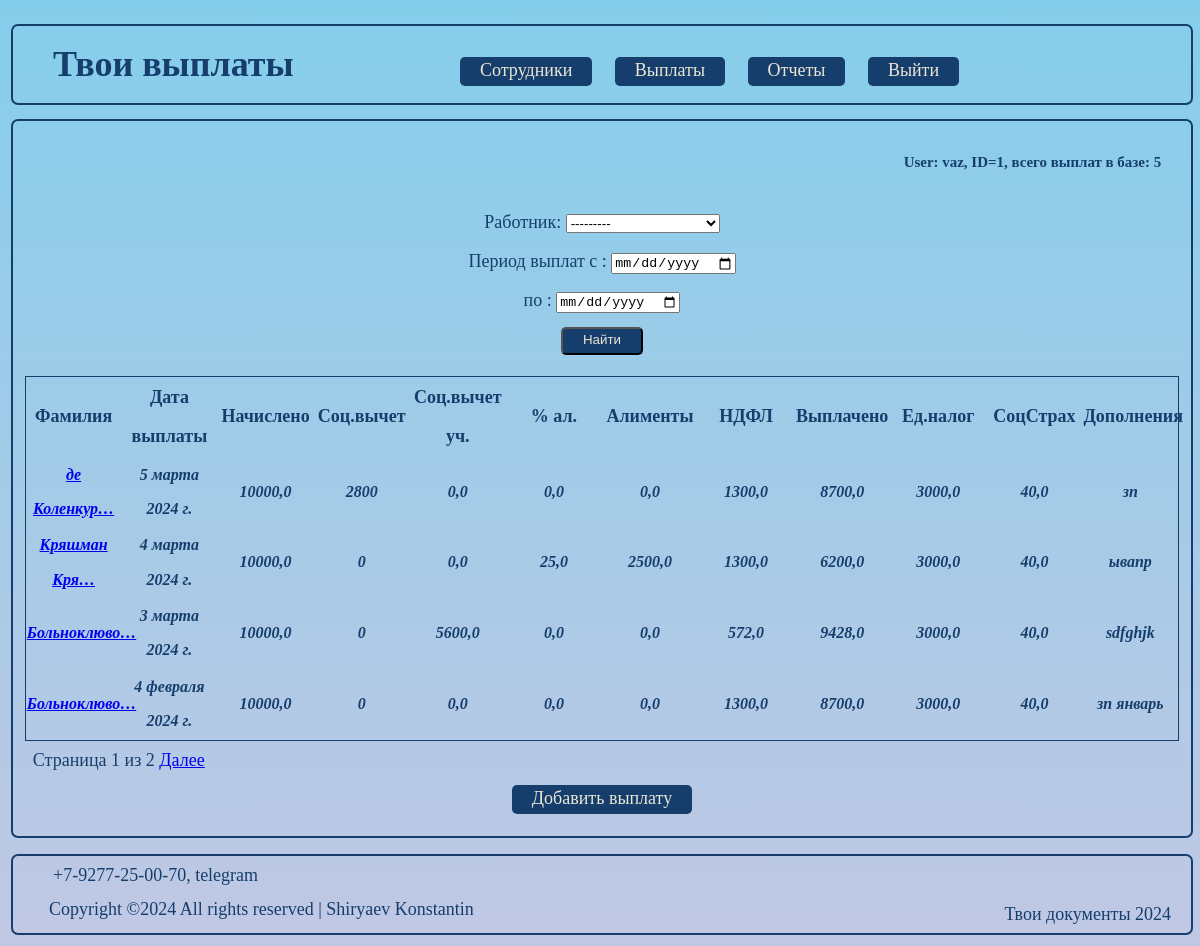
The app's page /charge (signed in), older data.
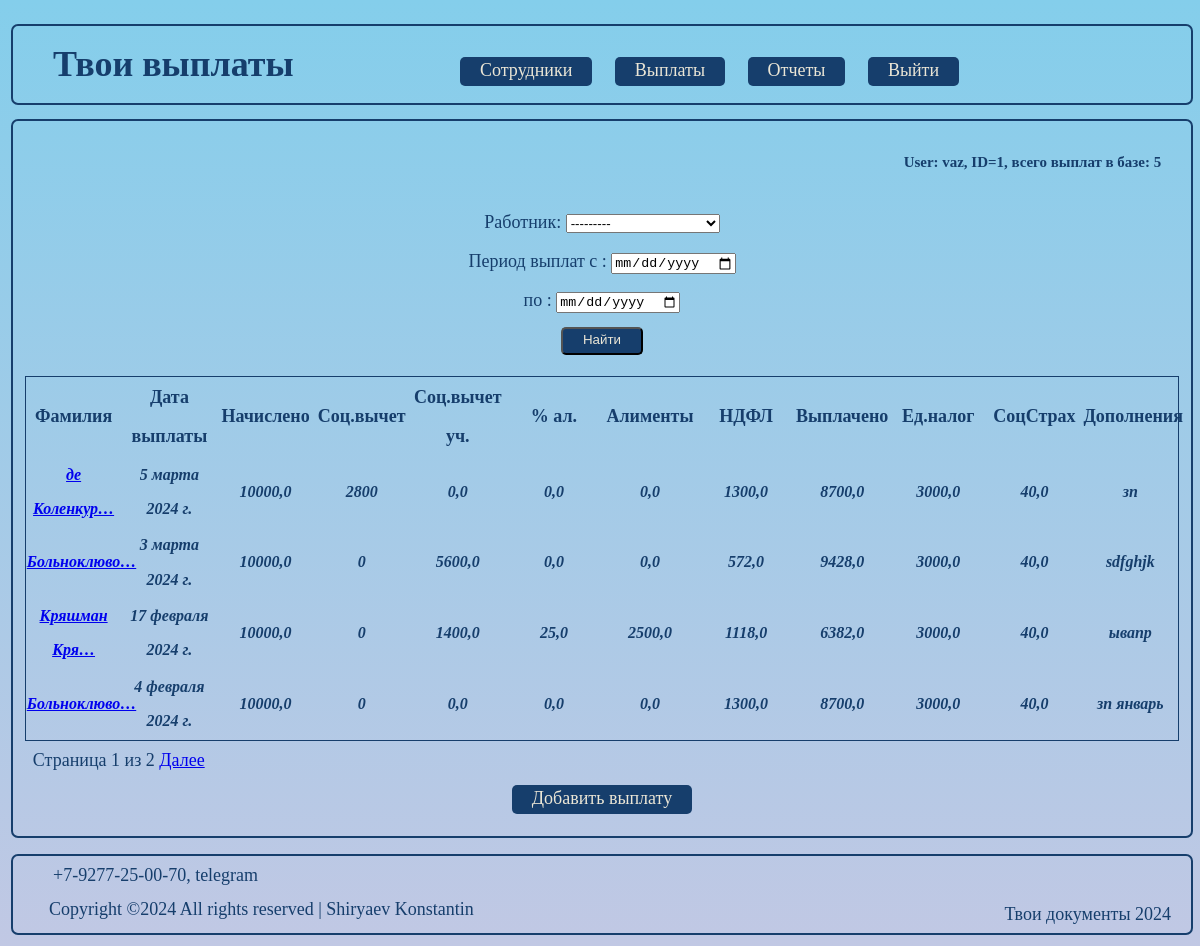
The same page, newer data.
### taxes/models.py (models this page shows, shortened)
class Accruals_and_taxes(models.Model):
    worker = models.ForeignKey(Staff, on_delete=models.CASCADE, verbose_name='Работник')
    payment_date = models.DateField(verbose_name='Дата выплаты')
    reporting_date = models.DateField(verbose_name='Дата начисления', default=default_datetime, blank= True,null=True)
    accrued = models.FloatField(verbose_name='Начислено')
    social_ded = models.FloatField(default=0, verbose_name='Соц.вычет уч.')
    alimony = models.FloatField(default=0, verbose_name='Алименты в %')
    description = models.TextField(blank=True, verbose_name='Описание')
    class Meta:
        verbose_name = 'Начисления'
    def social_deductions(self):
        dependents = self.worker.dependents
        if dependents <= 2:
            return dependents * 1400
        elif dependents >= 3:
            return 2800 + (3000 * int(dependents - 2))
        else:
            return dependents == 0
    def income_tax(self):
        accrued = self.accrued
        social_ded = self.social_ded
        return (accrued - social_ded) * 0.13
    def alimony_tax(self):
        accrued = self.accrued
        alimony = self.alimony
        return accrued * alimony * 0.01
    def salary(self):
        accrued = self.accrued
        alimony_tax = self.alimony_tax()
        income_tax = self.income_tax()
        return accrued - (alimony_tax + income_tax)
    def single_tax(self):
        accrued = self.accrued
        return accrued * 0.3
    def injury_insurance(self):
        accrued = self.accrued
        return accrued * 0.004
    class Meta:
        verbose_name = 'Выплата'
        verbose_name_plural = 'Выплаты'

class Staff(models.Model):
    author = models.ForeignKey(User, on_delete=models.CASCADE, verbose_name='Компания')
    surname = models.CharField(max_length=24, verbose_name='Фамилия')
    name = models.CharField(max_length=24, verbose_name='Имя')
    patronimic = models.CharField(max_length=24, blank=True, verbose_name='Отчество')
    ITN = models.PositiveBigIntegerField(unique=True, validators=[MaxValueValidator(999999999999)], verbose_name='ИНН')
    post = models.CharField(max_length=24, verbose_name='Должность')
    dependents = models.IntegerField(default=0, verbose_name='Иждивенцы')
    employment_date = models.DateField(null=True, verbose_name='Дата приёма')
    description = models.TextField(max_length=150, blank=True, verbose_name='Описание')
    class Meta:
        ordering = ['surname']
        indexes = [
            models.Index(fields=['surname']),
            ]
        verbose_name = 'Сотрудники'
        verbose_name_plural = 'Персонал'
    def __str__(self):
        return f'{self.surname} {self.name}'

### taxes/views.py (the view)
# urls.py: path('charge', Pay_and_ChargesList.as_view(queryset=Accruals_and_taxes.objects.all().order_by('-payment_date', 'worker')), name='charge'),
class Pay_and_ChargesList(LoginRequiredMixin, ListView):
    model = Accruals_and_taxes
    template_name = 'pay_charges/pay_and_charges.html'
    context_object_name = 'accruals_and_taxes'
    filter_class = ChargesFilter
    paginate_by = 4
    def get_context_data(self, **kwargs):
        context = super().get_context_data(**kwargs)
        context['filter'] = ChargesFilter(self.request.GET, queryset=self.get_queryset())
        return context
    def get_queryset(self):
        self.filter = self.filter_class(self.request.GET, super().get_queryset())
        return self.filter.qs.all()

### taxes/templates/pay_charges/pay_and_charges.html
{% extends 'flatpages/default.html' %}
{% block content %}
<h5 class="title_1">User: {{ request.user.username }}, ID={{ request.user.id }}, всего выплат в базe: {{ paginator.count }}</h5>
   {% if accruals_and_taxes %}
<div class="search_1">
<form class="search-doc" method="GET">
 {{ filter.form }}
<div class="d-grid gap-3 col-3 btn-wrapper">
    <input type="submit" class="btn" value="Найти">
</div>
</form>
</div>
    <table class="table_blur">
        <thead>
           <tr>
               <th scope="col">Фамилия</th>
               <th scope="col">Дата выплаты</th>
               <th scope="col">Начислено</th>
               <th scope="col">Соц.вычет</th>
               <th scope="col">Соц.вычет уч.</th>
               <th scope="col">% ал.</th>
               <th scope="col">Алименты</th>
               <th scope="col">НДФЛ</th>
               <th scope="col">Выплачено</th>
               <th scope="col">Ед.налог</th>
               <th scope="col">СоцСтрах</th>
               <th scope="col">Дополнения</th>
            </tr>
        </thead>
        <tbody class="stab">
            {% for accruals_and_taxes in accruals_and_taxes %}
           <tr>
               <th scope="row">
                  <a href="{% url 'charges' accruals_and_taxes.id %}" class="link-dark">{{ accruals_and_taxes.worker|truncatechars:12 }}</a>
               </th>
               <th scope="row">{{ accruals_and_taxes.payment_date }}</th>
               <th scope="row">{{ accruals_and_taxes.accrued }}</th>
               <th scope="row">{{ accruals_and_taxes.social_deductions }}</th>
               <th scope="row">{{ accruals_and_taxes.social_ded }}</th>
               <th scope="row">{{ accruals_and_taxes.alimony }}</th>
               <th scope="row">{{ accruals_and_taxes.alimony_tax }}</th>
               <th scope="row">{{ accruals_and_taxes.income_tax }}</th>
               <th scope="row">{{ accruals_and_taxes.salary }}</th>
               <th scope="row">{{ accruals_and_taxes.single_tax }}</th>
               <th scope="row">{{ accruals_and_taxes.injury_insurance }}</th>
               <th scope="row">{{ accruals_and_taxes.description|truncatechars:12 }}</th>
            </tr>
           {% endfor %}
        </tbody>
    </table>
   {% else %}
       <h2 class="doc-none">Выплат нет!</h2>
   {% endif %}
   {% include "pagination.html" with page=page_obj %}
   <div class="btn-wrapper">
       <a class="btn" href="/char_create">Добавить выплату</a>
   </div >
{% endblock content %}

### taxes/templates/flatpages/default.html (shortened to what this page needs)
<!DOCTYPE html>
<html lang="ru">
	<head>
        {% load static %}
		<link href="{% static 'css/styles.css' %}" rel="stylesheet" />
    </head>
	<body>
		<div class="wrapper">
			<header>
				<div class="frame">
                    <div class="navbar-collapse">
                        <ul class="navbar-nav">
                            <li class="nav-item-first">
                                <a class="navbar-brand" href="#">
                                    {% if request.path|truncatechars:6 == "/char…" %}
                                        Твои выплаты
                                    {% elif request.path|truncatechars:6 == "/repo…" %}
                                        Твои отчеты
                                    {% elif request.path|truncatechars:6 == "/docu…" %}
                                        Твои документы
                                    {% else %}
                                        Твои сотрудники
                                    {% endif %}
                                </a>
                            </li>
                            <li class="nav-item"> <a class="btn" href="/">Сотрудники</a> </li>
                            <li class="nav-item"> <a class="btn" href="/charge">Выплаты</a> </li>
                            <li class="nav-item"> <a class="btn" href="/report">Отчеты</a> </li>
                            <li class="nav-item"> <a class="btn" href="{% url 'logout' %}">Выйти</a> </li>
                        </ul>
                    </div>
				</div>
			</header>
			<div class="frame_1">
				<div class="row">
                    {% block content %}
                    {% endblock content %}
                </div>
			</div>
			<footer>
				<div class="frame-2">
					<div class="footer">
						<div class="footer-1">+7-9277-25-00-70, telegram</div>
						<div class="footer-2">Твои документы {% now "Y" %}</div>
					</div>
					<div> <a style="position: relative; left: 2em; top: -5px">Copyright &copy;<script>document.write(new Date().getFullYear());</script> All rights reserved | Shiryaev Konstantin
                    </div>
                </div>
            </footer>
        </div>
    </body>
</html>

### taxes/templates/pagination.html (shortened to what this page needs)
<div class="paginat">
    <span class="step-links">
        <span class="current">
        Страница {{ page.number }} из {{ page.paginator.num_pages }}
        </span>
        {% if page.has_next %}
            <a href="?page={{ page.next_page_number }}">Далее</a>
        {% endif %}
    </span>
</div>

### account/static/css/styles.css (style rules this page uses)
:root { --document_black: #163E6C; --document_red: #D20A11; --document_beige: #d6d8eb; }
html { font-family: "PT-Astra-Sans_Regular"; font-size: 18px; color: var(--document_black); line-height: 2.15; -webkit-text-size-adjust: 100%; -ms-text-size-adjust: 100%; -moz-text-size-adjust: 100%; -ms-overflow-style: scrollbar; -webkit-tap-highlight-color: rgba(0, 0, 0, 0); }
body { background: linear-gradient(#84CEEB, #C1C8E4); width: 99%; min-width:960px; max-height: 100em; }
*, *:before, *:after { box-sizing: border-box; }
tbody.stab { font-size: medium; font-style: italic; }
.wrapper { overflow: hidden; display: flex; flex-direction: column; min-height: 98.3vh; padding: 0px 5px 0px; }
footer { margin-top: auto; margin-bottom: 5px; }
header { min-height: fit-content; }
.frame { margin-left: auto; margin-right: auto; max-width: 95em; height: fit-content; outline: 2px solid #163E6C; border-radius: 5px; }
h5 { text-align: center; }
li { display: inline-block; list-style-type: none; padding-right: 1em; }
.btn { text-decoration: none; color: #EBE6D6; background-color: #163E6C; border-radius: 5px; padding: 3px 20px 6px 20px; }
div.btn-wrapper { text-align: center; padding-bottom: 1em; }
a.navbar-brand { padding-right: 4em; text-decoration: none; font-size: 2em; font-weight:bold; color: #163E6C; }
.frame_1 { margin-bottom: 20px; height: fit-content; outline: 2px solid #163E6C; border-radius: 5px; }
h5.title_1 { text-align: right; margin-right: 2em; }
.search-doc { text-align: center; }
.table_blur { table-layout: fixed; margin-left: auto; margin-right: auto; width: 98%; border-collapse: collapse; border: 1px solid #163E6C; }
a.link-dark:link { font-style: italic; }
.frame-2 { margin-left:auto; margin-right: auto; max-width: 95em; height: fit-content; outline: 2px solid #163E6C; border-radius: 5px; }
.footer-1 { margin-left: 40px; color: #163E6C; }
.footer-2 { float: right; margin-right: 20px; color: #163E6C; }
.paginat { margin-left: 1.1em; }
body { background-color: #EBE6D6; }

Row changes from the older to the newer data that the page shows:
shown differently, row unchanged: Accruals_and_taxes "3 марта 2024 г.": moves up the list
changed Accruals_and_taxes "ывапр": payment_date "4 марта 2024 г." → "17 февраля 2024 г."; social_ded "0,0" → "1400,0"; income_tax "1300,0" → "1118,0"; salary "6200,0" → "6382,0"
